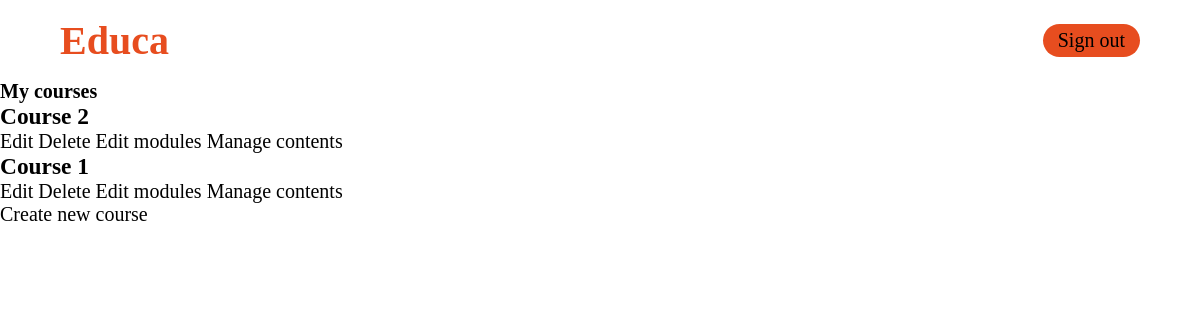
Page /course/mine/ (signed in) on the earlier database version.
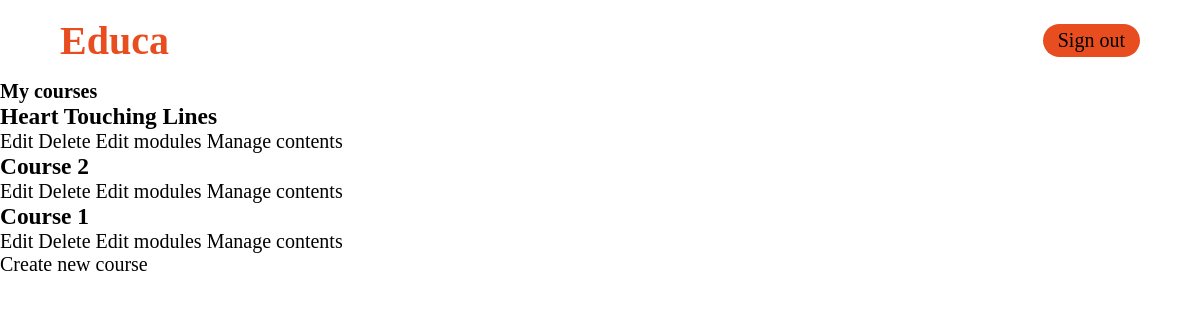
Same page on the later database version.
### courses/models.py (models this page shows, shortened)
class Course(models.Model):
    owner = models.ForeignKey(User,related_name='courses_created',on_delete=models.CASCADE)
    subject = models.ForeignKey(Subject,related_name='courses',on_delete=models.CASCADE)
    title=models.CharField(max_length=200)
    slug=models.SlugField(max_length=200,unique=True)
    overview = models.TextField()
    created = models.DateTimeField(auto_now_add=True)
    students = models.ManyToManyField(User,related_name='courses_joined',blank=True)
    class Meta:
        ordering = ['-created']

### courses/views.py (the view, shortened to what this page needs)
# urls.py: path('mine/',views.ManageCourseListView.as_view(),name='manage_course_list'),
class ManageCourseListView(ListView):
    model = Course
    template_name = 'courses/manage/course/list.html'

### courses/views.py (called while the page is built)
    def get_queryset(self):
        qs = super(OwnerMixin, self).get_queryset()
        return qs.filter(owner=self.request.user)

### courses/templates/courses/manage/course/list.html (shortened to what this page needs)
{%	extends	"base.html"	%}
{%	block	content	%}
<h1>My courses</h1>
<div class="module">
  {%	for	course	in	object_list	%}
  <div class="course-info">
    <h3>{{ course.title	}}</h3>
    <p>
      <a href="{%	url	"course_edit"	course.id	%}">Edit</a>
      <a href="{%	url	"course_delete"	course.id	%}">Delete</a>
      <a href="{%	url	"course_module_update"	course.id	%}">Edit modules</a>
      {% if course.modules.count > 0 %}
      <a href="{% url "module_content_list" course.modules.first.id %}">Manage contents</a>
      {% endif %}
    </p>
  </div>
  {%	empty	%}
  <p>You haven't created any courses yet.</p>
  {%	endfor	%}
  <p>
    <a href="{%	url	"course_create"	%}" class="button">Create new course</a>
  </p>
</div>
{%	endblock	%}

Differences in the rows shown:
added Course: title "Heart Touching Lines", shows "Manage contents"
